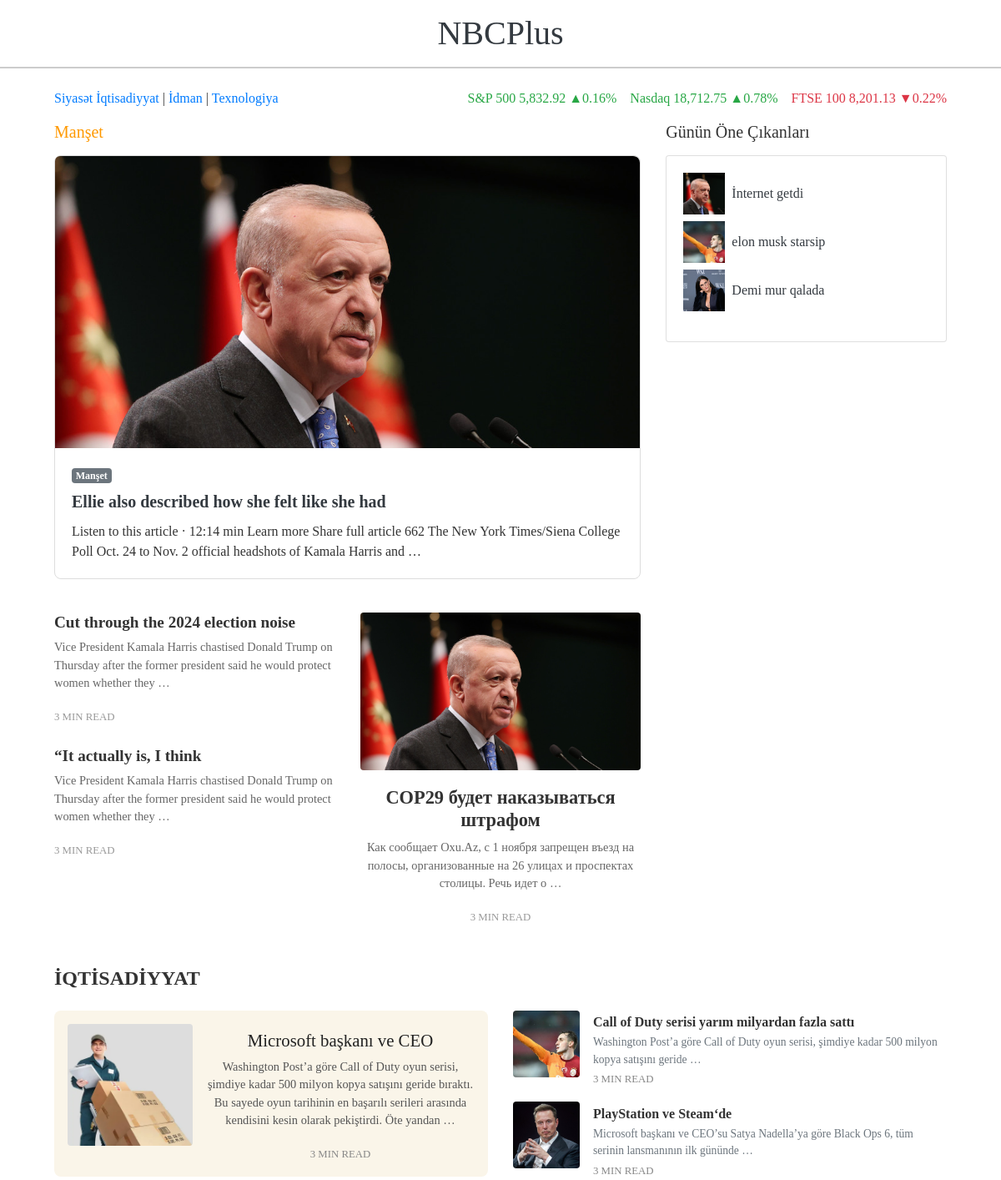
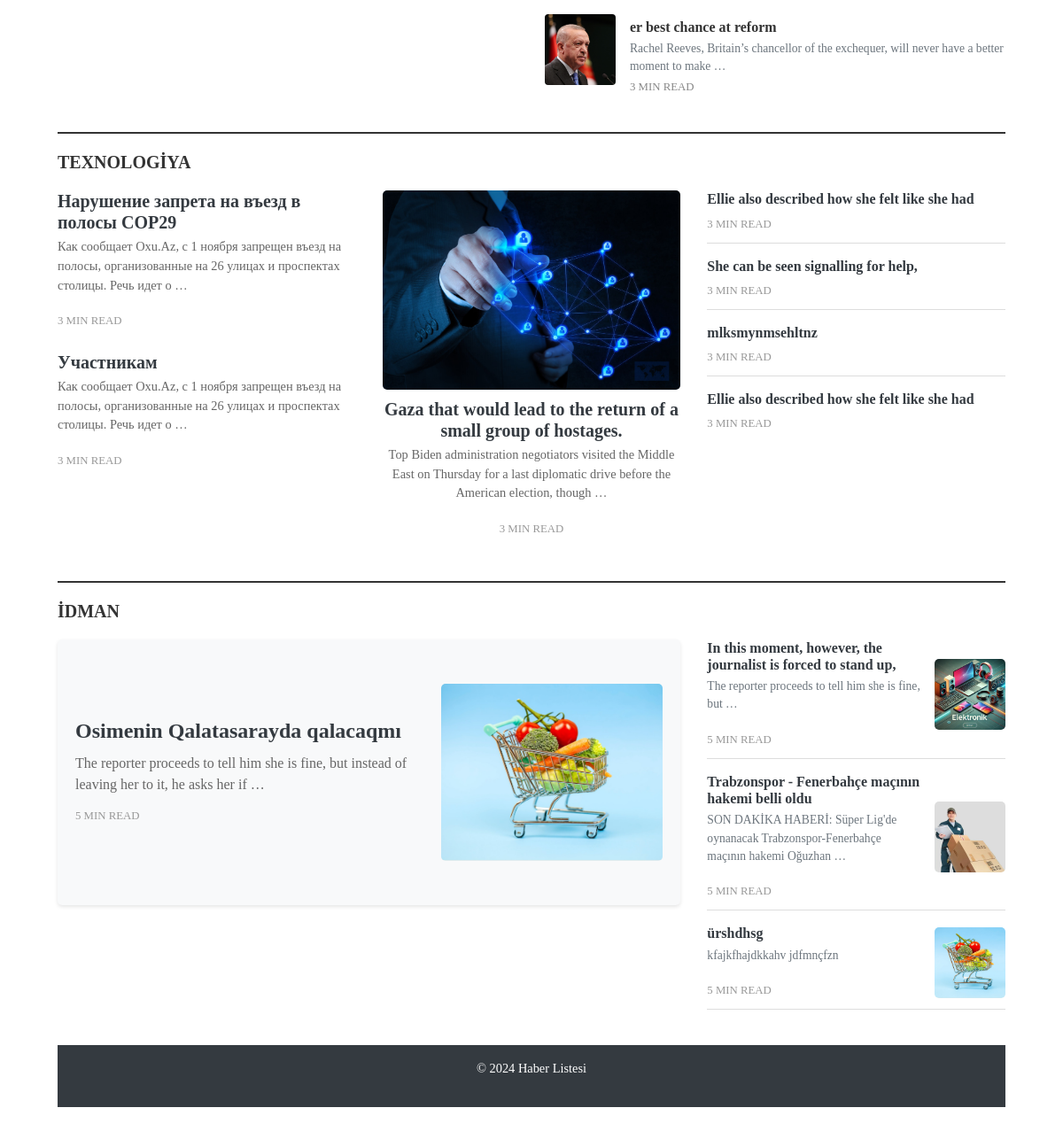
The page / on the database its author committed (2 pictures, top to bottom).
### haber/models.py (models this page shows, shortened)
class Haber(models.Model):
    kategori = models.ForeignKey(Kategori, on_delete=models.CASCADE, related_name='haberler')
    baslik = models.CharField(max_length=200)
    on_bilgi = models.CharField(max_length=300, blank=True, null=True)  # Yeni ön bilgi alanı
    icerik = models.TextField()
    yayinlanma_tarihi = models.DateTimeField(auto_now_add=True)
    yazar = models.CharField(max_length=100)
    resim = models.ImageField(upload_to='haber_resimleri/', blank=True, null=True)
    gosterim_sayisi = models.IntegerField(default=0)  # Görüntülenme sayısı alanı

class Kategori(models.Model):
    isim = models.CharField(max_length=100)
    def __str__(self):
        return self.isim

### haber/views.py (the view)
# urls.py: path('', HaberListView.as_view(), name='haber_listesi'),
class HaberListView(ListView):
    model = Haber
    template_name = 'haber/haber_listesi.html'
    def get_context_data(self, **kwargs):
        context = super().get_context_data(**kwargs)
        context['populer_haberler'] = Haber.objects.all().order_by('-gosterim_sayisi')[:7]
        context['gunun_one_cikanlar'] = Haber.objects.filter(kategori__isim="Günün Öne Çıkanları").order_by(
            '-yayinlanma_tarihi')[:5]
        context['manset_haberler'] = Haber.objects.filter(kategori__isim="Manşet").order_by('-yayinlanma_tarihi')[:3]
        context['en_son'] = Haber.objects.filter(kategori__isim="Ən son").order_by('-yayinlanma_tarihi')[:4]
        context['ekonomi_haberler'] = Haber.objects.filter(kategori__isim="İqtisadiyyat").order_by(
            '-yayinlanma_tarihi')[:4]
        context['spor_haberler'] = Haber.objects.filter(kategori__isim="İdman").order_by('-yayinlanma_tarihi')[:4]
        context['teknoloji_haberler'] = Haber.objects.filter(kategori__isim="Texnologiya").order_by(
            '-yayinlanma_tarihi')[:7]
        context['siyaset_haberler'] = Haber.objects.filter(kategori__isim="Siyasət").order_by('-yayinlanma_tarihi')[:10]
        return context

### haber/templates/haber/haber_listesi.html (shortened to what this page needs)
<!DOCTYPE html>
<html lang="tr">
<head>
    <link rel="stylesheet" href="https://stackpath.bootstrapcdn.com/bootstrap/4.5.2/css/bootstrap.min.css">
</head>
<body>
<header class="bg-white text-dark text-center p-3" style="font-family: 'Times New Roman', serif; font-weight: bold; border-bottom: 2px solid #ccc;">
    <div class="d-flex align-items-center justify-content-center">
        <h1 style="font-size: 2.5rem; margin: 0;">NBCPlus</h1>
    </div>
</header>
<div class="container mt-4">
    <div class="d-flex justify-content-between align-items-center mb-3">
        <div>
            <a href="{% url 'siyaset_sayfasi' %}">Siyasət</a>
            <a href="{% url 'ekonomiya_sayfasi' %}">İqtisadiyyat</a> |
            <a href="{% url 'idman_sayfasi' %}">İdman</a> |
            <a href="{% url 'texnologiya_sayfasi' %}">Texnologiya</a>
        </div>
        <div class="d-flex">
            <div class="mr-3 text-success">S&P 500 5,832.92 ▲0.16%</div>
            <div class="mr-3 text-success">Nasdaq 18,712.75 ▲0.78%</div>
            <div class="text-danger">FTSE 100 8,201.13 ▼0.22%</div>
        </div>
    </div>
    <div class="row">
        <div class="col-md-8">
            <h5 class="mb-3" style="color: #FF9900;">Manşet</h5>
            {% if manset_haberler %}
                {% for haber in manset_haberler %}
                    <div class="card mb-3" style="border: 1px solid #ddd; border-radius: 8px;">
                        {% if haber.resim %}
                            <img src="{{ haber.resim.url }}" class="card-img-top" alt="{{ haber.baslik }}" style="width: %; height: auto; max-height: 350px; object-fit: cover; border-top-left-radius: 6px; border-top-right-radius: 8px;">
                        {% else %}
                            <img src="https://via.placeholder.com/350x200" class="card-img-top" alt="Varsayılan Resim" style="width: 70%; height: auto; max-height: 200px; object-fit: cover; border-top-left-radius: 8px; border-top-right-radius: 8px;">
                        {% endif %}
                        <div class="card-body">
                            <span class="badge badge-secondary">{{ haber.kategori }}</span>
                            <h5 class="card-title mt-2">
                                <a href="{% url 'haber_detay' haber.pk %}" class="text-dark font-weight-bold">{{ haber.baslik }}</a>
                            </h5>
                            <p class="card-text">{{ haber.icerik|truncatewords:30 }}</p>
                        </div>
                    </div>
                {% endfor %}
            {% else %}
                <p>Manşet haber bulunamadı.</p>
            {% endif %}
        </div>
        <div class="col-md-4">
            <h5 class="mb-3">Günün Öne Çıkanları</h5>
            <div class="card mb-4">
                <div class="card-body">
                    <ul class="list-unstyled">
                        {% for haber in gunun_one_cikanlar %}
                            <li class="d-flex align-items-center mb-2">
                                {% if haber.resim %}
                                    <img src="{{ haber.resim.url }}" class="mr-2" alt="Haber Resmi" style="width: 50px; height: 50px; object-fit: cover;">
                                {% else %}
                                    <img src="https://via.placeholder.com/50" class="mr-2" alt="Varsayılan Resim" style="width: 50px; height: 50px; object-fit: cover;">
                                {% endif %}
                                <a href="{% url 'haber_detay' haber.pk %}" class="text-dark">{{ haber.baslik }}</a>
                            </li>
                        {% endfor %}
                    </ul>
                </div>
            </div>
        </div>
    </div>
                  <div class="siyaset-section mb-4">
    <div class="row">
        <div class="col-md-4">
            {% if siyaset_haberler|length > 0 %}
                <div class="side-article mb-4">
                    <a href="{% url 'haber_detay' siyaset_haberler.0.pk %}" class="text-dark font-weight-bold">
                        <h2>{{ siyaset_haberler.0.baslik }}</h2>
                    </a>
                    <p>{{ siyaset_haberler.0.icerik|truncatewords:20 }}</p>
                    <span class="read-time">3 MIN READ</span>
                </div>
            {% endif %}
            {% if siyaset_haberler|length > 1 %}
                <div class="side-article mb-4">
                    <a href="{% url 'haber_detay' siyaset_haberler.1.pk %}" class="text-dark font-weight-bold">
                        <h2>{{ siyaset_haberler.1.baslik }}</h2>
                    </a>
                    <p>{{ siyaset_haberler.1.icerik|truncatewords:20 }}</p>
                    <span class="read-time">3 MIN READ</span>
                </div>
            {% endif %}
        </div>
        <div class="col-md-4">
            {% if siyaset_haberler|length > 2 %}
                <div class="main-article mb-4">
                    {% if siyaset_haberler.2.resim %}
                        <img src="{{ siyaset_haberler.2.resim.url }}" alt="{{ siyaset_haberler.2.baslik }}" class="main-article-img">
                    {% else %}
                        <img src="https://via.placeholder.com/300x200" alt="Varsayılan Resim" class="main-article-img">
                    {% endif %}
                    <a href="{% url 'haber_detay' siyaset_haberler.2.pk %}" class="text-dark font-weight-bold">
                        <h2>{{ siyaset_haberler.2.baslik }}</h2>
                    </a>
                    <p>{{ siyaset_haberler.2.icerik|truncatewords:20 }}</p>
                    <span class="read-time">3 MIN READ</span>
                </div>
            {% endif %}
        </div>
        <div class="col-md-4">
        </div>
    </div>
</div>
<div class="iqtisadiyyat-section mb-4">
    <h5 class="section-title">İqtisadiyyat</h5>
    <div class="row">
        <div class="col-md-6">
            {% if ekonomi_haberler|length > 0 %}
                <div class="main-article mb-4 d-flex align-items-start">
                    {% if ekonomi_haberler.0.resim %}
                        <img src="{{ ekonomi_haberler.0.resim.url }}" alt="{{ ekonomi_haberler.0.baslik }}" class="main-article-img mr-3" style="width: 150px; height: auto; object-fit: cover;">
                    {% else %}
                        <img src="https://via.placeholder.com/150x150" alt="Varsayılan Resim" class="main-article-img mr-3">
                    {% endif %}
                    <div>
                        <a href="{% url 'haber_detay' ekonomi_haberler.0.pk %}" class="text-dark font-weight-bold">
                            <h3>{{ ekonomi_haberler.0.baslik }}</h3>
                        </a>
                        <p>{{ ekonomi_haberler.0.icerik|truncatewords:30 }}</p>
                        <span class="read-time">3 MIN READ</span>
                    </div>
                </div>
            {% endif %}
        </div>
        <div class="col-md-6">
            <div class="side-articles">
                {% for haber in ekonomi_haberler|slice:"1:6" %}
                    <div class="side-article mb-3 d-flex align-items-start">
                        {% if haber.resim %}
                            <img src="{{ haber.resim.url }}" alt="{{ haber.baslik }}" class="side-article-img mr-3" style="width: 80px; height: 80px; object-fit: cover;">
                        {% else %}
                            <img src="https://via.placeholder.com/80x80" alt="Varsayılan Resim" class="side-article-img mr-3">
                        {% endif %}
                        <div>
                            <a href="{% url 'haber_detay' haber.pk %}" class="text-dark font-weight-bold">
                                <h6>{{ haber.baslik }}</h6>
                            </a>
                            <p class="text-muted mb-0">{{ haber.icerik|truncatewords:15 }}</p>
                            <span class="read-time">3 MIN READ</span>
                        </div>
                    </div>
                {% endfor %}
            </div>
        </div>
    </div>
</div>
<div class="texnologiya-section mb-4">
    <h5 class="section-title">Texnologiya</h5>
    <div class="row">
        <div class="col-md-4">
            {% if teknoloji_haberler|length > 0 %}
                <div class="side-article mb-4">
                    <a href="{% url 'haber_detay' teknoloji_haberler.0.pk %}" class="text-dark font-weight-bold">
                        <h2>{{ teknoloji_haberler.0.baslik }}</h2>
                    </a>
                    <p>{{ teknoloji_haberler.0.icerik|truncatewords:20 }}</p>
                    <span class="read-time">3 MIN READ</span>
                </div>
            {% endif %}
            {% if teknoloji_haberler|length > 1 %}
                <div class="side-article mb-4">
                    <a href="{% url 'haber_detay' teknoloji_haberler.1.pk %}" class="text-dark font-weight-bold">
                        <h2>{{ teknoloji_haberler.1.baslik }}</h2>
                    </a>
                    <p>{{ teknoloji_haberler.1.icerik|truncatewords:20 }}</p>
                    <span class="read-time">3 MIN READ</span>
                </div>
            {% endif %}
        </div>
        <div class="col-md-4">
            {% if teknoloji_haberler|length > 2 %}
                <div class="main-article mb-4">
                    {% if teknoloji_haberler.2.resim %}
                        <img src="{{ teknoloji_haberler.2.resim.url }}" alt="{{ teknoloji_haberler.2.baslik }}" class="main-technology-img">
                    {% else %}
                        <img src="https://via.placeholder.com/300x200" alt="Varsayılan Resim" class="main-technology-img">
                    {% endif %}
                    <a href="{% url 'haber_detay' teknoloji_haberler.2.pk %}" class="text-dark font-weight-bold">
                        <h2>{{ teknoloji_haberler.2.baslik }}</h2>
                    </a>
                    <p>{{ teknoloji_haberler.2.icerik|truncatewords:20 }}</p>
                    <span class="read-time">3 MIN READ</span>
                </div>
            {% endif %}
        </div>
        <div class="col-md-4">
            <div class="right-articles">
                {% for haber in teknoloji_haberler|slice:"3:9" %}
                    <div class="side-article mb-3">
                        <a href="{% url 'haber_detay' haber.pk %}" class="text-dark font-weight-bold">
                            <h6>{{ haber.baslik }}</h6>
                        </a>
                        <span class="read-time">3 MIN READ</span>
                    </div>
                {% endfor %}
            </div>
        </div>
    </div>
</div>
<div class="idman-section mb-4">
    <h5 class="section-title">İdman</h5>
    <div class="row">
        <div class="col-md-8">
            {% if spor_haberler|length > 0 %}
                <div class="main-idman-haber d-flex justify-content-between">
                    <div class="main-haber-content">
                        <h2><a href="{% url 'haber_detay' spor_haberler.0.pk %}" class="text-dark">{{ spor_haberler.0.baslik }}</a></h2>
                        <p>{{ spor_haberler.0.icerik|truncatewords:20 }}</p>
                        <span class="read-time">5 MIN READ</span>
                    </div>
                    <img src="{{ spor_haberler.0.resim.url }}" alt="{{ spor_haberler.0.baslik }}" class="main-haber-img">
                </div>
            {% endif %}
        </div>
        <div class="col-md-4">
            {% for haber in spor_haberler|slice:"1:5" %}
                <div class="side-idman-haber d-flex justify-content-between align-items-center mb-3">
                    <div>
                        <h6><a href="{% url 'haber_detay' haber.pk %}" class="text-dark">{{ haber.baslik }}</a></h6>
                        <p class="text-muted small">{{ haber.icerik|truncatewords:10 }}</p>
                        <span class="read-time">5 MIN READ</span>
                    </div>
                    <img src="{{ haber.resim.url }}" alt="{{ haber.baslik }}" class="small-haber-img ml-3">
                </div>
            {% endfor %}
        </div>
    </div>
</div>
</body>
</html>
    <footer class="bg-dark text-white text-center p-3 mt-4">
        <p>&copy; 2024 Haber Listesi</p>
    </footer>
</body>
</html>

### rows shown on the page
Haber: resim (picture), kategori "Manşet", baslik "Ellie also described how she felt like she had", icerik "Listen to this article · 12:14 min Learn more Share full article 662 The New York Times/Siena College Poll Oct. 24 to Nov. 2 official headshots of Kamala Harris and …"
Haber: resim (picture), baslik "İnternet getdi"
Haber: resim (picture), baslik "elon musk starsip"
Haber: resim (picture), baslik "Demi mur qalada"
Haber: baslik "Cut through the 2024 election noise", icerik "Vice President Kamala Harris chastised Donald Trump on Thursday after the former president said he would protect women whether they …"
Haber: baslik "“It actually is, I think", icerik "Vice President Kamala Harris chastised Donald Trump on Thursday after the former president said he would protect women whether they …"
Haber: resim (picture), baslik "COP29 будет наказываться штрафом", icerik "Как сообщает Oxu.Az, с 1 ноября запрещен въезд на полосы, организованные на 26 улицах и проспектах столицы. Речь идет о …"
Haber: resim (picture), baslik "Microsoft başkanı ve CEO", icerik "Washington Post’a göre Call of Duty oyun serisi, şimdiye kadar 500 milyon kopya satışını geride bıraktı. Bu sayede oyun tarihinin en başarılı serileri arasında kendisini kesin olarak pekiştirdi. Öte yandan …"
Haber: resim (picture), baslik "Call of Duty serisi yarım milyardan fazla sattı", icerik "Washington Post’a göre Call of Duty oyun serisi, şimdiye kadar 500 milyon kopya satışını geride …"
Haber: resim (picture), baslik "PlayStation ve Steam‘de", icerik "Microsoft başkanı ve CEO’su Satya Nadella’ya göre Black Ops 6, tüm serinin lansmanının ilk gününde …"
Haber: resim (picture), baslik "er best chance at reform", icerik "Rachel Reeves, Britain’s chancellor of the exchequer, will never have a better moment to make …"
Haber: baslik "Нарушение запрета на въезд в полосы COP29", icerik "Как сообщает Oxu.Az, с 1 ноября запрещен въезд на полосы, организованные на 26 улицах и проспектах столицы. Речь идет о …"
Haber: baslik "Участникам", icerik "Как сообщает Oxu.Az, с 1 ноября запрещен въезд на полосы, организованные на 26 улицах и проспектах столицы. Речь идет о …"
Haber: resim (picture), baslik "Gaza that would lead to the return of a small group of hostages.", icerik "Top Biden administration negotiators visited the Middle East on Thursday for a last diplomatic drive before the American election, though …"
Haber: baslik "Ellie also described how she felt like she had"
Haber: baslik "She can be seen signalling for help,"
Haber: baslik "mlksmynmsehltnz"
Haber: baslik "Ellie also described how she felt like she had"
Haber: baslik "Osimenin Qalatasarayda qalacaqmı", icerik "The reporter proceeds to tell him she is fine, but instead of leaving her to it, he asks her if …", resim (picture)
Haber: baslik "In this moment, however, the journalist is forced to stand up,", icerik "The reporter proceeds to tell him she is fine, but …", resim (picture)
Haber: baslik "Trabzonspor - Fenerbahçe maçının hakemi belli oldu", icerik "SON DAKİKA HABERİ: Süper Lig'de oynanacak Trabzonspor-Fenerbahçe maçının hakemi Oğuzhan …", resim (picture)
Haber: baslik "ürshdhsg", icerik "kfajkfhajdkkahv jdfmnçfzn", resim (picture)
